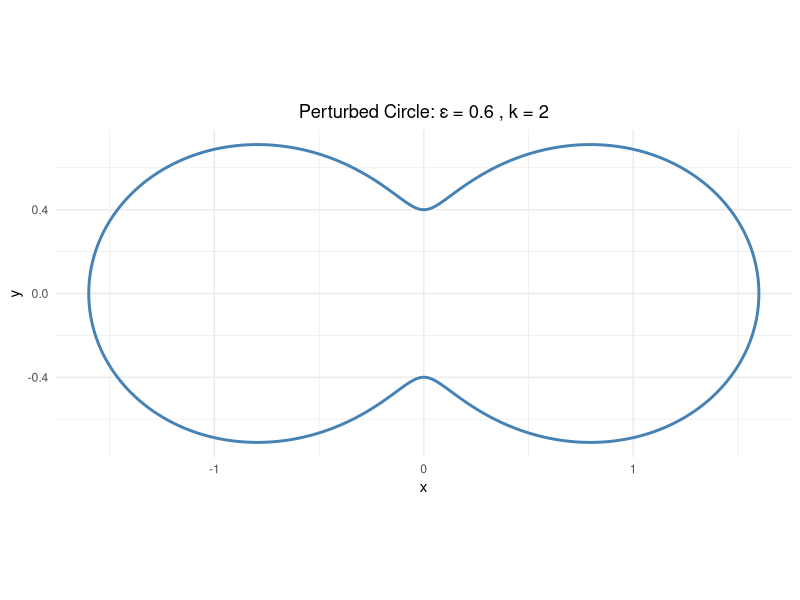

The R script that drew this image:
# perturbed circle

library(ggplot2)

# Parameters
epsilon <- 0.6  # Amplitude of the perturbation
k <- 2     # Number of wave crests

# Generate theta values
theta <- seq(0, 2 * pi, length.out = 1000)

# Parametric equations
r <- 1 + epsilon * cos(k * theta)
x <- r * cos(theta)
y <- r * sin(theta)

# Create data frame
df <- data.frame(x = x, y = y)

# Plot using ggplot2
ggplot(df, aes(x = x, y = y)) +
  geom_path(color = "steelblue", size = 1) +
  coord_equal() +
  theme_minimal() +
  ggtitle(paste("Perturbed Circle: ε =", epsilon, ", k =", k)) +
  theme(plot.title = element_text(hjust = 0.5))
